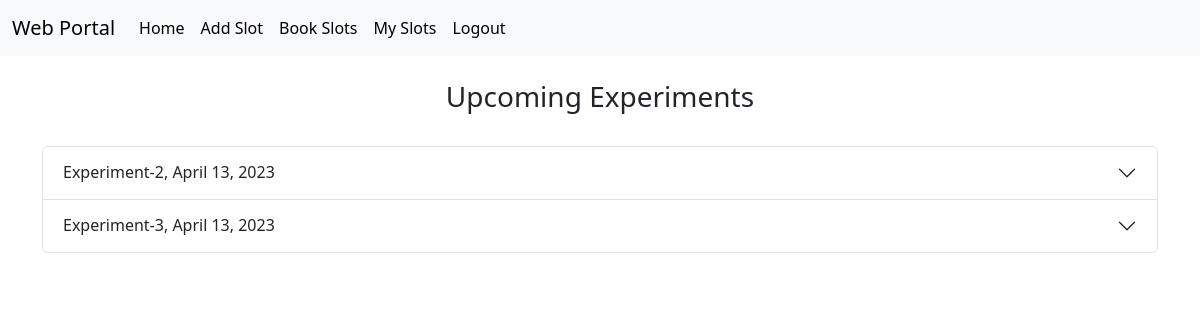
/viewSlots (signed in), run on an earlier commit of the app's database.
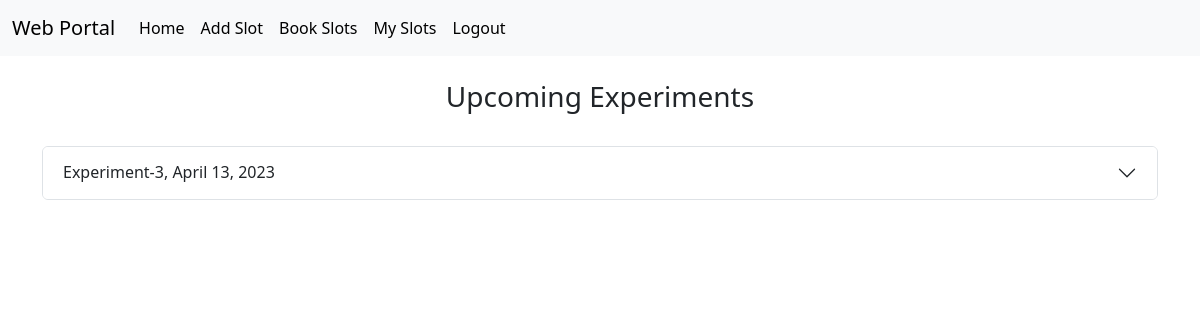
And on a later commit of the database.
### App/models.py (models this page shows)
class Slot(models.Model):
    exptTitle = models.CharField(max_length = 50)
    exptDesc = models.CharField(max_length = 100)
    exptDate = models.DateField()
    numberOfSeats = models.IntegerField()
    startTime = models.TimeField()
    endTime = models.TimeField()
    candidateList = models.ManyToManyField(
        User,
        through="Order",
        through_fields=("slot", "candidate"),
    )

### App/views.py (the view)
# urls.py: path('viewSlots', views.viewAvailableSlots, name = 'viewSlots' ),
@login_required(login_url='login')
def viewAvailableSlots(request):
    activeSlots = []
    slots = Slot.objects.filter(numberOfSeats__gt = 0)
    slots = slots.filter(exptDate__gte = datetime.date.today())
    orders = Order.objects.filter(candidate = request.user)
    if slots:
        print("OK YES !")
    for slot in slots:
        if orders.filter(slot = slot):
            activeSlots.append(slot)
    return render(request, "viewSlots.html", locals())

### templates/viewSlots.html (shortened to what this page needs)
{% extends 'base.html' %}
{% block body %}
<div class="container">
<div>
  <br/>
    <h3 class="text-center"> Upcoming Experiments</h3>
  <br/>
</div>
<div class="accordion" id="accordionExample">
    {% for slot in slots %}
    <div class="accordion-item">
      <h2 class="accordion-header">
        <button  class="accordion-button collapsed" type="button" data-bs-toggle="collapse" data-bs-target="#collapse{{slot.id}}" aria-expanded="false" aria-controls="collapse{{slot.id}}" >
          {{slot.exptTitle}}, {{slot.exptDate}}
        </button>
      </h2>
    </div>
    {%endfor %}
</div>
</div>
{%endblock body%}

What changed in the data, as far as the page shows it:
no longer on this page (row edited): Slot: exptTitle "Experiment-2", exptDate "April 13, 2023"
